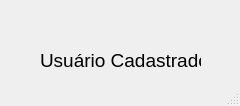
<?xml version="1.0" encoding="UTF-8"?>
<ui version="4.0">
 <class>MainWindow</class>
 <widget class="QMainWindow" name="MainWindow">
  <property name="geometry">
   <rect>
    <x>0</x>
    <y>0</y>
    <width>240</width>
    <height>106</height>
   </rect>
  </property>
  <property name="windowTitle">
   <string>MainWindow</string>
  </property>
  <widget class="QWidget" name="centralwidget">
   <widget class="QLabel" name="label">
    <property name="geometry">
     <rect>
      <x>40</x>
      <y>50</y>
      <width>161</width>
      <height>20</height>
     </rect>
    </property>
    <property name="font">
     <font>
      <pointsize>14</pointsize>
     </font>
    </property>
    <property name="text">
     <string>Usuário Cadastrado</string>
    </property>
   </widget>
  </widget>
  <widget class="QStatusBar" name="statusbar"/>
 </widget>
 <resources/>
 <connections/>
</ui>
